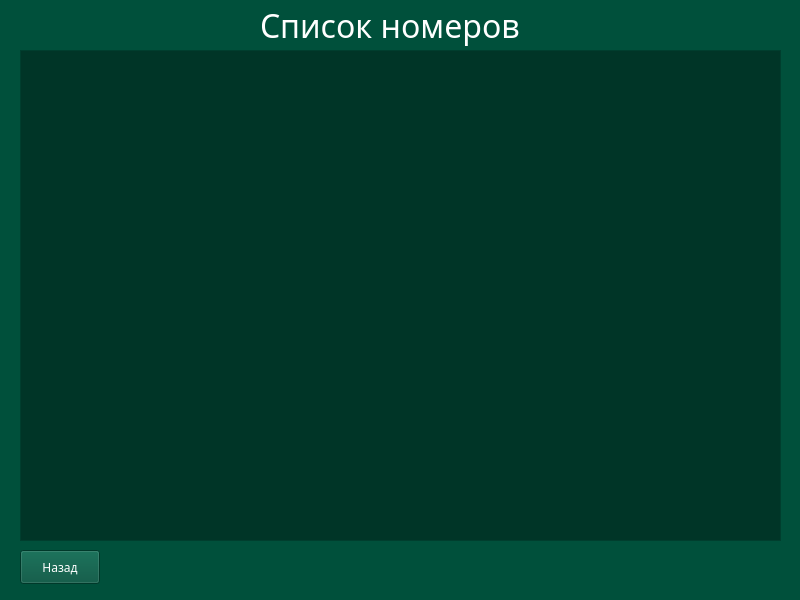
<?xml version="1.0" encoding="UTF-8"?>
<ui version="4.0">
 <class>Widget</class>
 <widget class="QWidget" name="Widget">
  <property name="geometry">
   <rect>
    <x>0</x>
    <y>0</y>
    <width>800</width>
    <height>600</height>
   </rect>
  </property>
  <property name="sizePolicy">
   <sizepolicy hsizetype="Fixed" vsizetype="Fixed">
    <horstretch>0</horstretch>
    <verstretch>0</verstretch>
   </sizepolicy>
  </property>
  <property name="minimumSize">
   <size>
    <width>800</width>
    <height>600</height>
   </size>
  </property>
  <property name="maximumSize">
   <size>
    <width>800</width>
    <height>600</height>
   </size>
  </property>
  <property name="palette">
   <palette>
    <active>
     <colorrole role="WindowText">
      <brush brushstyle="SolidPattern">
       <color alpha="255">
        <red>255</red>
        <green>255</green>
        <blue>255</blue>
       </color>
      </brush>
     </colorrole>
     <colorrole role="Button">
      <brush brushstyle="SolidPattern">
       <color alpha="255">
        <red>0</red>
        <green>80</green>
        <blue>59</blue>
       </color>
      </brush>
     </colorrole>
     <colorrole role="Light">
      <brush brushstyle="SolidPattern">
       <color alpha="255">
        <red>0</red>
        <green>120</green>
        <blue>88</blue>
       </color>
      </brush>
     </colorrole>
     <colorrole role="Midlight">
      <brush brushstyle="SolidPattern">
       <color alpha="255">
        <red>0</red>
        <green>100</green>
        <blue>73</blue>
       </color>
      </brush>
     </colorrole>
     <colorrole role="Dark">
      <brush brushstyle="SolidPattern">
       <color alpha="255">
        <red>0</red>
        <green>40</green>
        <blue>29</blue>
       </color>
      </brush>
     </colorrole>
     <colorrole role="Mid">
      <brush brushstyle="SolidPattern">
       <color alpha="255">
        <red>0</red>
        <green>53</green>
        <blue>39</blue>
       </color>
      </brush>
     </colorrole>
     <colorrole role="Text">
      <brush brushstyle="SolidPattern">
       <color alpha="255">
        <red>255</red>
        <green>255</green>
        <blue>255</blue>
       </color>
      </brush>
     </colorrole>
     <colorrole role="BrightText">
      <brush brushstyle="SolidPattern">
       <color alpha="255">
        <red>255</red>
        <green>255</green>
        <blue>255</blue>
       </color>
      </brush>
     </colorrole>
     <colorrole role="ButtonText">
      <brush brushstyle="SolidPattern">
       <color alpha="255">
        <red>255</red>
        <green>255</green>
        <blue>255</blue>
       </color>
      </brush>
     </colorrole>
     <colorrole role="Base">
      <brush brushstyle="SolidPattern">
       <color alpha="255">
        <red>0</red>
        <green>53</green>
        <blue>39</blue>
       </color>
      </brush>
     </colorrole>
     <colorrole role="Window">
      <brush brushstyle="SolidPattern">
       <color alpha="255">
        <red>0</red>
        <green>80</green>
        <blue>59</blue>
       </color>
      </brush>
     </colorrole>
     <colorrole role="Shadow">
      <brush brushstyle="SolidPattern">
       <color alpha="255">
        <red>0</red>
        <green>0</green>
        <blue>0</blue>
       </color>
      </brush>
     </colorrole>
     <colorrole role="AlternateBase">
      <brush brushstyle="SolidPattern">
       <color alpha="255">
        <red>0</red>
        <green>40</green>
        <blue>29</blue>
       </color>
      </brush>
     </colorrole>
     <colorrole role="ToolTipBase">
      <brush brushstyle="SolidPattern">
       <color alpha="255">
        <red>255</red>
        <green>255</green>
        <blue>220</blue>
       </color>
      </brush>
     </colorrole>
     <colorrole role="ToolTipText">
      <brush brushstyle="SolidPattern">
       <color alpha="255">
        <red>0</red>
        <green>0</green>
        <blue>0</blue>
       </color>
      </brush>
     </colorrole>
     <colorrole role="PlaceholderText">
      <brush brushstyle="SolidPattern">
       <color alpha="128">
        <red>255</red>
        <green>255</green>
        <blue>255</blue>
       </color>
      </brush>
     </colorrole>
    </active>
    <inactive>
     <colorrole role="WindowText">
      <brush brushstyle="SolidPattern">
       <color alpha="255">
        <red>255</red>
        <green>255</green>
        <blue>255</blue>
       </color>
      </brush>
     </colorrole>
     <colorrole role="Button">
      <brush brushstyle="SolidPattern">
       <color alpha="255">
        <red>0</red>
        <green>80</green>
        <blue>59</blue>
       </color>
      </brush>
     </colorrole>
     <colorrole role="Light">
      <brush brushstyle="SolidPattern">
       <color alpha="255">
        <red>0</red>
        <green>120</green>
        <blue>88</blue>
       </color>
      </brush>
     </colorrole>
     <colorrole role="Midlight">
      <brush brushstyle="SolidPattern">
       <color alpha="255">
        <red>0</red>
        <green>100</green>
        <blue>73</blue>
       </color>
      </brush>
     </colorrole>
     <colorrole role="Dark">
      <brush brushstyle="SolidPattern">
       <color alpha="255">
        <red>0</red>
        <green>40</green>
        <blue>29</blue>
       </color>
      </brush>
     </colorrole>
     <colorrole role="Mid">
      <brush brushstyle="SolidPattern">
       <color alpha="255">
        <red>0</red>
        <green>53</green>
        <blue>39</blue>
       </color>
      </brush>
     </colorrole>
     <colorrole role="Text">
      <brush brushstyle="SolidPattern">
       <color alpha="255">
        <red>255</red>
        <green>255</green>
        <blue>255</blue>
       </color>
      </brush>
     </colorrole>
     <colorrole role="BrightText">
      <brush brushstyle="SolidPattern">
       <color alpha="255">
        <red>255</red>
        <green>255</green>
        <blue>255</blue>
       </color>
      </brush>
     </colorrole>
     <colorrole role="ButtonText">
      <brush brushstyle="SolidPattern">
       <color alpha="255">
        <red>255</red>
        <green>255</green>
        <blue>255</blue>
       </color>
      </brush>
     </colorrole>
     <colorrole role="Base">
      <brush brushstyle="SolidPattern">
       <color alpha="255">
        <red>0</red>
        <green>53</green>
        <blue>39</blue>
       </color>
      </brush>
     </colorrole>
     <colorrole role="Window">
      <brush brushstyle="SolidPattern">
       <color alpha="255">
        <red>0</red>
        <green>80</green>
        <blue>59</blue>
       </color>
      </brush>
     </colorrole>
     <colorrole role="Shadow">
      <brush brushstyle="SolidPattern">
       <color alpha="255">
        <red>0</red>
        <green>0</green>
        <blue>0</blue>
       </color>
      </brush>
     </colorrole>
     <colorrole role="AlternateBase">
      <brush brushstyle="SolidPattern">
       <color alpha="255">
        <red>0</red>
        <green>40</green>
        <blue>29</blue>
       </color>
      </brush>
     </colorrole>
     <colorrole role="ToolTipBase">
      <brush brushstyle="SolidPattern">
       <color alpha="255">
        <red>255</red>
        <green>255</green>
        <blue>220</blue>
       </color>
      </brush>
     </colorrole>
     <colorrole role="ToolTipText">
      <brush brushstyle="SolidPattern">
       <color alpha="255">
        <red>0</red>
        <green>0</green>
        <blue>0</blue>
       </color>
      </brush>
     </colorrole>
     <colorrole role="PlaceholderText">
      <brush brushstyle="SolidPattern">
       <color alpha="128">
        <red>255</red>
        <green>255</green>
        <blue>255</blue>
       </color>
      </brush>
     </colorrole>
    </inactive>
    <disabled>
     <colorrole role="WindowText">
      <brush brushstyle="SolidPattern">
       <color alpha="255">
        <red>0</red>
        <green>40</green>
        <blue>29</blue>
       </color>
      </brush>
     </colorrole>
     <colorrole role="Button">
      <brush brushstyle="SolidPattern">
       <color alpha="255">
        <red>0</red>
        <green>80</green>
        <blue>59</blue>
       </color>
      </brush>
     </colorrole>
     <colorrole role="Light">
      <brush brushstyle="SolidPattern">
       <color alpha="255">
        <red>0</red>
        <green>120</green>
        <blue>88</blue>
       </color>
      </brush>
     </colorrole>
     <colorrole role="Midlight">
      <brush brushstyle="SolidPattern">
       <color alpha="255">
        <red>0</red>
        <green>100</green>
        <blue>73</blue>
       </color>
      </brush>
     </colorrole>
     <colorrole role="Dark">
      <brush brushstyle="SolidPattern">
       <color alpha="255">
        <red>0</red>
        <green>40</green>
        <blue>29</blue>
       </color>
      </brush>
     </colorrole>
     <colorrole role="Mid">
      <brush brushstyle="SolidPattern">
       <color alpha="255">
        <red>0</red>
        <green>53</green>
        <blue>39</blue>
       </color>
      </brush>
     </colorrole>
     <colorrole role="Text">
      <brush brushstyle="SolidPattern">
       <color alpha="255">
        <red>0</red>
        <green>40</green>
        <blue>29</blue>
       </color>
      </brush>
     </colorrole>
     <colorrole role="BrightText">
      <brush brushstyle="SolidPattern">
       <color alpha="255">
        <red>255</red>
        <green>255</green>
        <blue>255</blue>
       </color>
      </brush>
     </colorrole>
     <colorrole role="ButtonText">
      <brush brushstyle="SolidPattern">
       <color alpha="255">
        <red>0</red>
        <green>40</green>
        <blue>29</blue>
       </color>
      </brush>
     </colorrole>
     <colorrole role="Base">
      <brush brushstyle="SolidPattern">
       <color alpha="255">
        <red>0</red>
        <green>80</green>
        <blue>59</blue>
       </color>
      </brush>
     </colorrole>
     <colorrole role="Window">
      <brush brushstyle="SolidPattern">
       <color alpha="255">
        <red>0</red>
        <green>80</green>
        <blue>59</blue>
       </color>
      </brush>
     </colorrole>
     <colorrole role="Shadow">
      <brush brushstyle="SolidPattern">
       <color alpha="255">
        <red>0</red>
        <green>0</green>
        <blue>0</blue>
       </color>
      </brush>
     </colorrole>
     <colorrole role="AlternateBase">
      <brush brushstyle="SolidPattern">
       <color alpha="255">
        <red>0</red>
        <green>80</green>
        <blue>59</blue>
       </color>
      </brush>
     </colorrole>
     <colorrole role="ToolTipBase">
      <brush brushstyle="SolidPattern">
       <color alpha="255">
        <red>255</red>
        <green>255</green>
        <blue>220</blue>
       </color>
      </brush>
     </colorrole>
     <colorrole role="ToolTipText">
      <brush brushstyle="SolidPattern">
       <color alpha="255">
        <red>0</red>
        <green>0</green>
        <blue>0</blue>
       </color>
      </brush>
     </colorrole>
     <colorrole role="PlaceholderText">
      <brush brushstyle="SolidPattern">
       <color alpha="128">
        <red>255</red>
        <green>255</green>
        <blue>255</blue>
       </color>
      </brush>
     </colorrole>
    </disabled>
   </palette>
  </property>
  <property name="font">
   <font>
    <family>Sans Serif</family>
    <italic>false</italic>
   </font>
  </property>
  <property name="windowTitle">
   <string>Список номеров</string>
  </property>
  <property name="windowOpacity">
   <double>0.000000000000000</double>
  </property>
  <widget class="QLabel" name="label">
   <property name="geometry">
    <rect>
     <x>260</x>
     <y>-10</y>
     <width>431</width>
     <height>71</height>
    </rect>
   </property>
   <property name="font">
    <font>
     <family>Rubik</family>
     <pointsize>24</pointsize>
     <italic>false</italic>
    </font>
   </property>
   <property name="text">
    <string>Список номеров</string>
   </property>
  </widget>
  <widget class="QTableWidget" name="table">
   <property name="geometry">
    <rect>
     <x>20</x>
     <y>50</y>
     <width>761</width>
     <height>491</height>
    </rect>
   </property>
   <property name="editTriggers">
    <set>QAbstractItemView::EditTrigger::NoEditTriggers</set>
   </property>
  </widget>
  <widget class="QPushButton" name="but_back">
   <property name="geometry">
    <rect>
     <x>20</x>
     <y>550</y>
     <width>80</width>
     <height>34</height>
    </rect>
   </property>
   <property name="font">
    <font>
     <family>Rubik</family>
     <italic>false</italic>
    </font>
   </property>
   <property name="text">
    <string>Назад</string>
   </property>
  </widget>
 </widget>
 <resources/>
 <connections/>
</ui>
